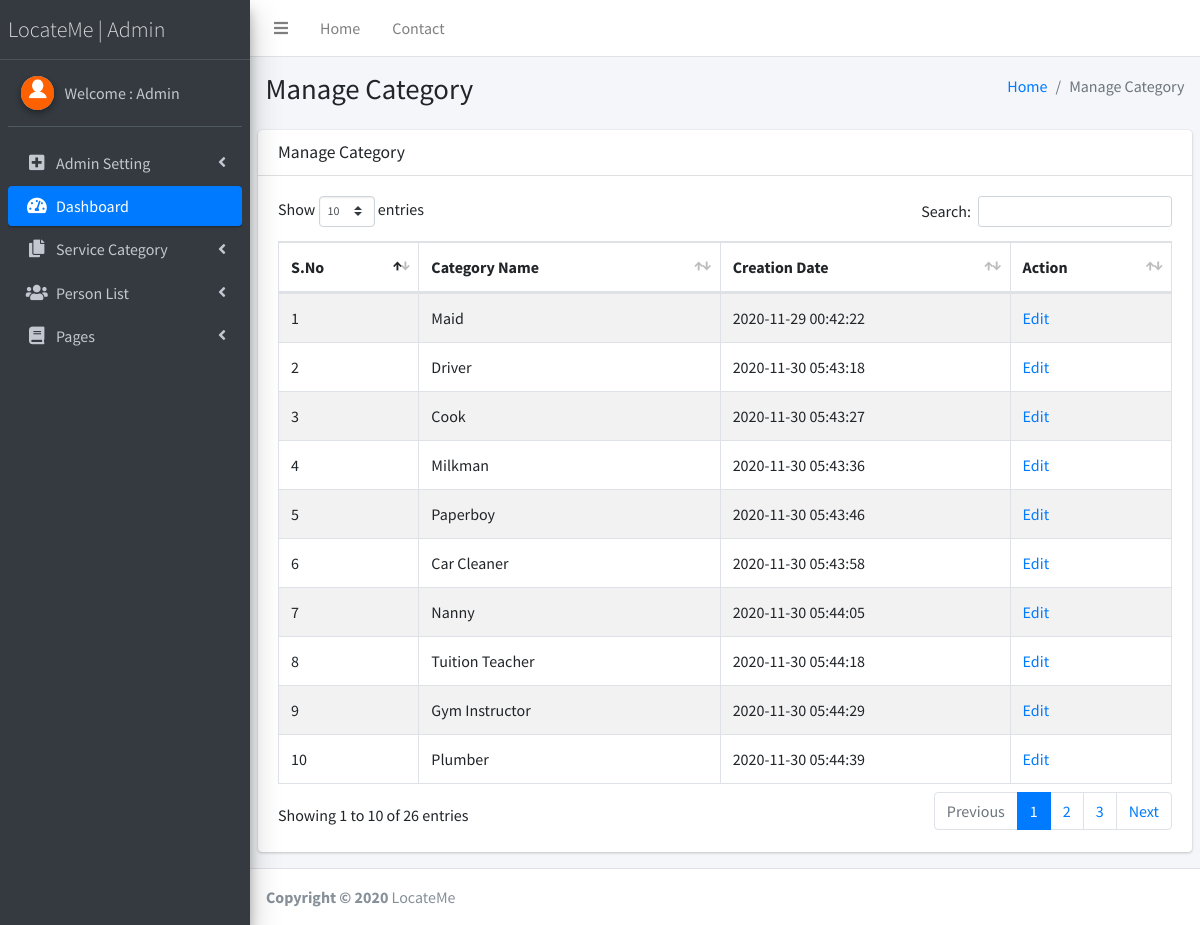
The app's page /LocateMe/admin/manage-category.php (signed in) with its own data.
### tables this page shows
CREATE TABLE `tblcategory` (
  `ID` int(10) NOT NULL,
  `Category` varchar(100) DEFAULT NULL,
  `CreationDate` timestamp NULL DEFAULT CURRENT_TIMESTAMP
);

### LocateMe/admin/manage-category.php (the view, shortened to what this page needs)
<?php
if (strlen($_SESSION['lssemsaid']==0)) {
  header('location:logout.php');
  } else{
  ?>
<!DOCTYPE html>
<html>
<head>
  <link rel="stylesheet" href="plugins/fontawesome-free/css/all.min.css">
  <link rel="stylesheet" href="https://code.ionicframework.com/ionicons/2.0.1/css/ionicons.min.css">
  <link rel="stylesheet" href="plugins/datatables-bs4/css/dataTables.bootstrap4.css">
  <link rel="stylesheet" href="dist/css/adminlte.min.css">
</head>
<body class="hold-transition sidebar-mini">
<div class="wrapper">
  <?php include_once('includes/header.php');?>
<?php include_once('includes/sidebar.php');?>
  <div class="content-wrapper">
    <section class="content-header">
      <div class="container-fluid">
        <div class="row mb-2">
          <div class="col-sm-6">
            <h1>Manage Category</h1>
          </div>
          <div class="col-sm-6">
            <ol class="breadcrumb float-sm-right">
              <li class="breadcrumb-item"><a href="dashboard.php">Home</a></li>
              <li class="breadcrumb-item active">Manage Category</li>
            </ol>
          </div>
        </div>
      </div>
    </section>
    <section class="content">
      <div class="row">
        <div class="col-12">
          <div class="card">
            <div class="card-header">
              <h3 class="card-title">Manage Category</h3>
            </div>
            <div class="card-body">
              <table id="example1" class="table table-bordered table-striped">
                <thead>
                <tr>
                  <th>S.No</th>
                  <th>Category Name</th>
                  <th>Creation Date</th>
                  <th>Action</th>
                </tr>
                </thead>
                 <?php
$sql="SELECT * from tblcategory";
$query = $dbh -> prepare($sql);
$query->execute();
$results=$query->fetchAll(PDO::FETCH_OBJ);
$cnt=1;
if($query->rowCount() > 0)
{
foreach($results as $row)
{               ?>
                <tr>
                  <td><?php echo htmlentities($cnt);?></td>
                  <td><?php  echo htmlentities($row->Category);?>
                  </td>
                  <td><?php  echo htmlentities($row->CreationDate);?></td>
                  <td> <a href="edit-category-detail.php?editid=<?php echo htmlentities ($row->ID);?>">Edit</a></td>
                </tr>
                <?php $cnt=$cnt+1;}} ?>
              </table>
            </div>
          </div>
        </div>
      </div>
    </section>
  </div>
 <?php include_once('includes/footer.php');?>
</div>
</body>
</html>
<?php }  ?>

### LocateMe/admin/includes/sidebar.php (shortened to what this page needs)
  <aside class="main-sidebar sidebar-dark-primary elevation-4">
    <a href="dashboard.php" class="brand-link" style="font-weight:bold; font-size:22px;">
      <span class="brand-text font-weight-light">LocateMe | Admin</span>
    </a>
    <div class="sidebar">
      <div class="user-panel mt-3 pb-3 mb-3 d-flex">
        <div class="image">
          <img src="dist/img/download.png" class="img-circle elevation-2" alt="User Image">
        </div>
        <div class="info">
<?php
$aid=$_SESSION['lssemsaid'];
$sql="SELECT AdminName from  tbladmin where ID=:aid";
$query = $dbh -> prepare($sql);
$query->bindParam(':aid',$aid,PDO::PARAM_STR);
$query->execute();
$results=$query->fetchAll(PDO::FETCH_OBJ);
$cnt=1;
if($query->rowCount() > 0)
{
foreach($results as $row)
{               ?>
          <a href="admin-profile.php" class="d-block">Welcome : <?php  echo $row->AdminName;?></a>
          <?php $cnt=$cnt+1;}} ?>
        </div>
      </div>
      <nav class="mt-2">
        <ul class="nav nav-pills nav-sidebar flex-column" data-widget="treeview" role="menu" data-accordion="false">
            <li class="nav-item has-treeview">
            <a href="#" class="nav-link">
              <i class="nav-icon fas fa-plus-square"></i>
              <p>
                Admin Setting
                <i class="fas fa-angle-left right"></i>
              </p>
            </a>
          </li>
          <li class="nav-item has-treeview menu-open">
            <a href="dashboard.php" class="nav-link active">
              <i class="nav-icon fas fa-tachometer-alt"></i>
              <p>
                Dashboard
               </p>
            </a>
          </li>
          <li class="nav-item has-treeview">
            <a href="#" class="nav-link">
              <i class="nav-icon fas fa-copy"></i>
              <p>
                Service Category
                <i class="fas fa-angle-left right"></i>
              </p>
            </a>
          </li>
          <li class="nav-item has-treeview">
            <a href="#" class="nav-link">
              <i class="nav-icon fas fa-users"></i>
              <p>
                Person List
                <i class="right fas fa-angle-left"></i>
              </p>
            </a>
          </li>
          <li class="nav-item has-treeview">
            <a href="#" class="nav-link">
              <i class="nav-icon fas fa-book"></i>
              <p>
                Pages
                <i class="fas fa-angle-left right"></i>
              </p>
            </a>
          </li>
        </ul>
      </nav>
    </div>
  </aside>

### records on screen
tblcategory: Category "Maid", CreationDate "2020-11-29 00:42:22"
tblcategory: Category "Driver", CreationDate "2020-11-30 05:43:18"
tblcategory: Category "Cook", CreationDate "2020-11-30 05:43:27"
tblcategory: Category "Milkman", CreationDate "2020-11-30 05:43:36"
tblcategory: Category "Paperboy", CreationDate "2020-11-30 05:43:46"
tblcategory: Category "Car Cleaner", CreationDate "2020-11-30 05:43:58"
tblcategory: Category "Nanny", CreationDate "2020-11-30 05:44:05"
tblcategory: Category "Tuition Teacher", CreationDate "2020-11-30 05:44:18"
tblcategory: Category "Gym Instructor", CreationDate "2020-11-30 05:44:29"
tblcategory: Category "Plumber", CreationDate "2020-11-30 05:44:39"

### other values on screen
$row->AdminName "Admin"
